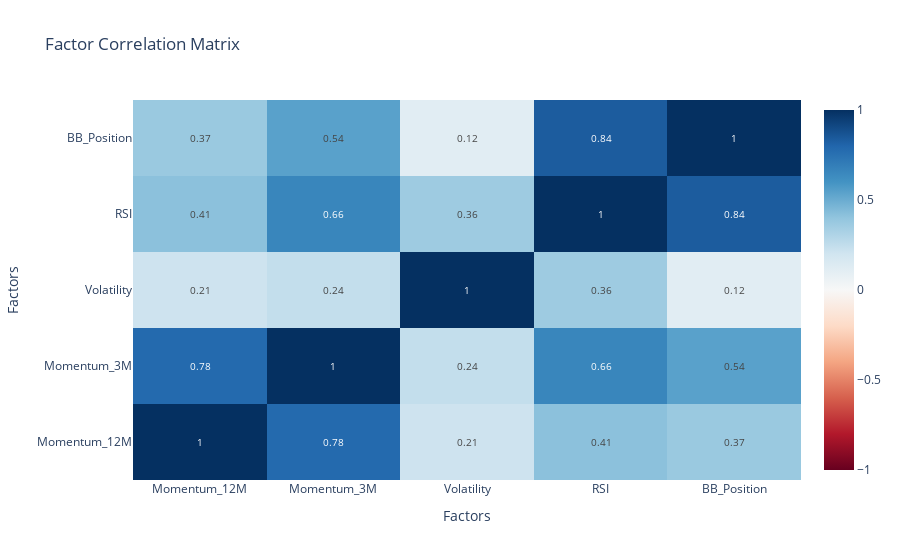
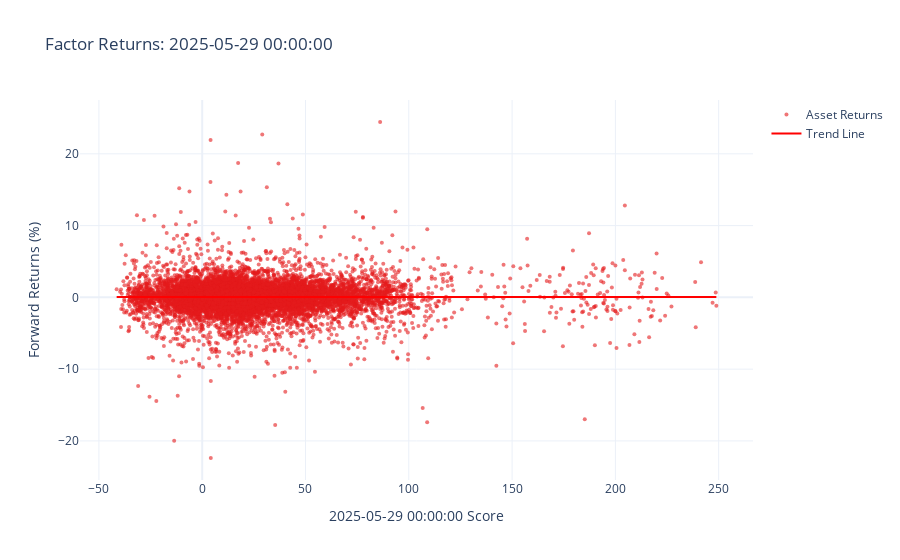

Source (notebook cell) for these figures, in order:
### Markdown cell above
## 8. Factor Analysis Visualization

Let's visualize factor characteristics and relationships.

### Code cell
# Prepare factor data for visualization
factor_for_viz = pd.DataFrame({
    'Momentum_12M': momentum_12m.iloc[-1],
    'Momentum_3M': momentum_3m.iloc[-1], 
    'Volatility': volatility.iloc[-1],
    'RSI': rsi.iloc[-1],
    'BB_Position': bb_position.iloc[-1]
}).dropna()

# Factor correlation heatmap
correlation_fig = chart_manager.plot_factor_heatmap(
    factor_for_viz,
    title="Factor Correlation Matrix"
)
correlation_fig.show()

# Factor returns scatter plot (if we have forward returns)
try:
    # Calculate 1-month forward returns for factor analysis
    forward_returns_1m = returns.shift(-21)  # 21 days forward
    
    factor_returns_fig = chart_manager.plot_factor_returns(
        momentum_12m.T,  # Transpose to match expected format
        forward_returns_1m,
        momentum_12m.index[-1]  # Use latest date as factor name
    )
    factor_returns_fig.show()
except Exception as e:
    print(f"Could not create factor returns plot: {e}")

print("Factor analysis visualizations completed!")

### Figure 1 — Plotly figure (JSON) as saved in the notebook; plotly's stock layout.template omitted (floating-point values rounded to 4 significant figures)
{"data": [{"colorscale": [[0, "rgb(103,0,31)"], [0.1, "rgb(178,24,43)"], [0.2, "rgb(214,96,77)"], [0.3, "rgb(244,165,130)"], [0.4, "rgb(253,219,199)"], [0.5, "rgb(247,247,247)"], [0.6, "rgb(209,229,240)"], [0.7, "rgb(146,197,222)"], [0.8, "rgb(67,147,195)"], [0.9, "rgb(33,102,172)"], [1, "rgb(5,48,97)"]], "hoverongaps": false, "text": [[1, 0.78, 0.21, 0.41, 0.37], [0.78, 1, 0.24, 0.66, 0.54], [0.21, 0.24, 1, 0.36, 0.12], [0.41, 0.66, 0.36, 1, 0.84], [0.37, 0.54, 0.12, 0.84, 1]], "textfont": {"size": 10}, "texttemplate": "%{text}", "type": "heatmap", "x": ["Momentum_12M", "Momentum_3M", "Volatility", "RSI", "BB_Position"], "y": ["Momentum_12M", "Momentum_3M", "Volatility", "RSI", "BB_Position"], "z": [[1, 0.7836, 0.2098, 0.4149, 0.3742], [0.7836, 1, 0.2434, 0.6567, 0.5441], [0.2098, 0.2434, 1, 0.3614, 0.1164], [0.4149, 0.6567, 0.3614, 1, 0.8371], [0.3742, 0.5441, 0.1164, 0.8371, 1]], "zmid": 0}], "layout": {"title": {"text": "Factor Correlation Matrix"}, "xaxis": {"title": {"text": "Factors"}}, "yaxis": {"title": {"text": "Factors"}}}}

### Figure 2 — Plotly figure (JSON) as saved in the notebook; plotly's stock layout.template omitted (floating-point values rounded to 4 significant figures; data arrays with more than 128 entries replaced by an {"elided": "..."} marker saying what was removed)
{"data": [{"marker": {"color": "rgb(228,26,28)", "opacity": 0.6, "size": 4}, "mode": "markers", "name": "Asset Returns", "type": "scatter", "x": {"elided": "11550 float values"}, "y": {"elided": "11550 float values"}}, {"line": {"color": "red", "width": 2}, "mode": "lines", "name": "Trend Line", "type": "scatter", "x": [-41.41, -38.48, -35.54, -32.61, -29.68, -26.75, -23.82, -20.88, -17.95, -15.02, -12.09, -9.155, -6.222, -3.29, -0.3582, 2.574, 5.506, 8.438, 11.37, 14.3, 17.23, 20.17, 23.1, 26.03, 28.96, 31.89, 34.83, 37.76, 40.69, 43.62, 46.56, 49.49, 52.42, 55.35, 58.28, 61.22, 64.15, 67.08, 70.01, 72.94, 75.88, 78.81, 81.74, 84.67, 87.6, 90.54, 93.47, 96.4, 99.33, 102.3, 105.2, 108.1, 111.1, 114.0, 116.9, 119.9, 122.8, 125.7, 128.7, 131.6, 134.5, 137.5, 140.4, 143.3, 146.2, 149.2, 152.1, 155.0, 158.0, 160.9, 163.8, 166.8, 169.7, 172.6, 175.6, 178.5, 181.4, 184.4, 187.3, 190.2, 193.2, 196.1, 199.0, 202.0, 204.9, 207.8, 210.8, 213.7, 216.6, 219.5, 222.5, 225.4, 228.3, 231.3, 234.2, 237.1, 240.1, 243.0, 245.9, 248.9], "y": [0.05107, 0.05108, 0.05109, 0.0511, 0.05111, 0.05112, 0.05113, 0.05114, 0.05115, 0.05116, 0.05117, 0.05118, 0.05119, 0.0512, 0.05121, 0.05122, 0.05123, 0.05124, 0.05125, 0.05126, 0.05127, 0.05128, 0.05129, 0.0513, 0.05131, 0.05132, 0.05133, 0.05134, 0.05135, 0.05136, 0.05137, 0.05138, 0.05139, 0.0514, 0.05141, 0.05142, 0.05143, 0.05144, 0.05145, 0.05146, 0.05147, 0.05148, 0.05149, 0.0515, 0.05151, 0.05152, 0.05153, 0.05154, 0.05155, 0.05156, 0.05157, 0.05158, 0.05159, 0.0516, 0.05161, 0.05162, 0.05163, 0.05164, 0.05165, 0.05166, 0.05167, 0.05168, 0.05169, 0.0517, 0.0517, 0.05171, 0.05172, 0.05173, 0.05174, 0.05175, 0.05176, 0.05177, 0.05178, 0.05179, 0.0518, 0.05181, 0.05182, 0.05183, 0.05184, 0.05185, 0.05186, 0.05187, 0.05188, 0.05189, 0.0519, 0.05191, 0.05192, 0.05193, 0.05194, 0.05195, 0.05196, 0.05197, 0.05198, 0.05199, 0.052, 0.05201, 0.05202, 0.05203, 0.05204, 0.05205]}], "layout": {"title": {"text": "Factor Returns: 2025-05-29 00:00:00"}, "xaxis": {"title": {"text": "2025-05-29 00:00:00 Score"}}, "yaxis": {"title": {"text": "Forward Returns (%)"}}}}
